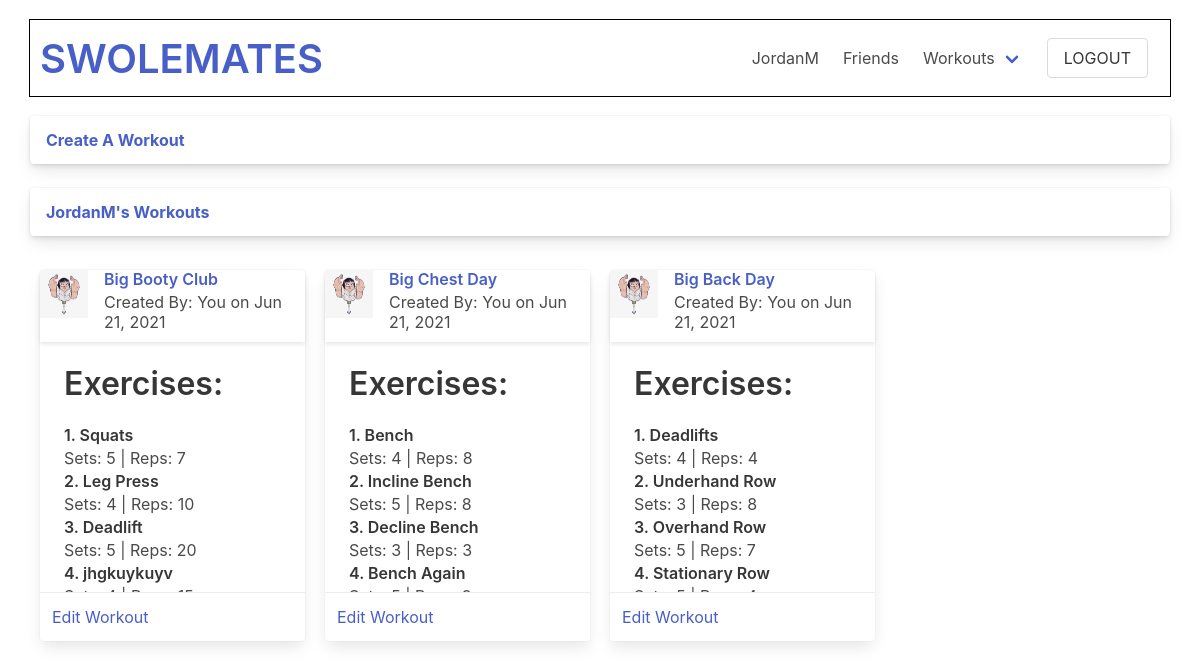
Screenshot of /swolemates/user/JordanM/workouts (signed in) with the database file from the repository.
### swolemates_app/models.py (models this page shows, shortened)
class User(models.Model):
    first_name = models.CharField(max_length = 50)
    last_name = models.CharField(max_length = 50)
    username = models.CharField(max_length=45, unique=True)
    email = models.EmailField(unique=True)
    password = models.CharField(max_length = 60)
    profile_photo = models.ImageField(default='default.png', upload_to = "images/")
    bio = models.TextField(blank=True, null=True)
    fav_exercises = models.TextField(blank=True, null=True)
    objects = UserManager()
    friends = models.ManyToManyField('self', blank=True)
    created_at = models.DateTimeField(auto_now_add=True)
    updated_at = models.DateTimeField(auto_now=True)

class Workout(models.Model):
    name = models.CharField(max_length=50)
    created_by = models.ForeignKey(User, related_name="workouts", on_delete=models.CASCADE)
    liked_by = models.ManyToManyField(User, related_name="liked_workouts", blank=True)
    objects = WorkoutManager()
    created_at = models.DateTimeField(auto_now_add=True)
    updated_at = models.DateTimeField(auto_now=True)

class Exercise(models.Model):
    workout = models.ForeignKey(Workout, related_name="exercises", on_delete=models.CASCADE)
    name = models.CharField(max_length=50)
    set_count = models.IntegerField()
    rep_count = models.IntegerField()
    created_at = models.DateTimeField(auto_now_add=True)
    updated_at = models.DateTimeField(auto_now=True)

### swolemates_app/views.py (the view)
# urls.py: path('swolemates/user/<str:username>/workouts', views.workouts_list),
def workouts_list(request, username):
    user = User.objects.get(id=request.session['user_id'])
    profile = User.objects.get(username=username)
    context = {
        "user": user,
        "profile": profile,
        "workouts": profile.workouts.all()
    }
    return render(request, "workouts_list.html", context)

### swolemates_app/templates/workouts_list.html (shortened to what this page needs)
<!DOCTYPE html>
<html lang="en">
<head>
    <link rel="stylesheet" href="https://cdn.jsdelivr.net/npm/bulma@0.9.3/css/bulma.min.css">
    {% load static %}
    <link rel="stylesheet" href="{% static 'css/lists.css' %}">
</head>
<body>
    <div id="wrapper">
        <nav class="navbar">
            <div class="navbar-brand">
                    <p class="title is-2 is-align-self-center" id="wtf"><a href="/swolemates">SWOLEMATES</a></p>
            </div>
            <div class="navbar-menu navbar-end">
                <a href="/swolemates/user/{{user.username}}" class="navbar-item">
                    {{user.username}}
                </a>
                <a href="/swolemates/user/{{user.username}}/friends" class="navbar-item">
                    Friends
                </a>
                <div class="navbar-item has-dropdown is-hoverable">
                    <a href="/swolemates/user/{{user.username}}/workouts" class="navbar-link">
                        Workouts
                    </a>
                </div>
                <div class="navbar-item">
                    <form action="/logout" method="POST">
                        <input type="submit" value="LOGOUT" class="button" id="logout">
                    </form>
                </div>
            </div>
        </nav>
        <div class="tile is-ancestor">
            <div class="tile is-parent is-12 is-vertical">
                {% if user == profile %}
                    <div class="tile is-child is-12">
                        <div class="card">
                        <header class="card-header">
                            <p class="card-header-title"><a href="/swolemates/workout">Create A Workout</a></p>
                        </header>
                        </div>
                    </div>
                {% endif %}
                <div class="tile is-child is-12">
                    <div class="card">
                    <header class="card-header">
                        <p class="card-header-title"><a href="/swolemates/user/{{profile.username}}">{{profile.username}}'s Workouts</a></p>
                    </header>
                    </div>
                </div>
                {% if workouts %}
                    <div class="tile">
                    {% for workout in workouts %}
                    <div class="tile is-child is-3" id="workout-tile">
                            <div class="card">
                                <div class="card-header" id="workout-header">
                                    <div class="media">
                                        <div class="media-left">
                                            <img src="/media/{{user.profile_photo}}" alt="{{profile.username}}'s profile pic" class="image is-48x48">
                                        </div>
                                        {% if workout.created_by != user %}
                                            <div class="media-content">
                                                <p class="title is-6"><a href="/swolemates/workout/{{workout.id}}">{{ workout.name }}</a></p>
                                                <p class="subtitle is-6">Created By: {{workout.created_by}} on {{workout.created_at|date:"M d, Y"}}</p>
                                            </div>
                                        {% else %}
                                            <div class="media-content">
                                                <p class="title is-6"><a href="/swolemates/workout/{{workout.id}}">{{ workout.name }}</a></p>
                                                <p class="subtitle is-6">Created By: You on {{workout.created_at|date:"M d, Y"}}</p>
                                            </div>
                                        {% endif %}
                                    </div>
                                </div>
                                <div class="card-content" id="workout-tile-exercises">
                                    <p class="title">
                                        Exercises:
                                    </p>
                                        {% for exercise in workout.exercises.all %}
                                            <p class="title is-6">
                                                {{forloop.counter}}. {{exercise.name}}
                                            </p>
                                            <p class="subtitle is-6">Sets: {{exercise.set_count}} | Reps: {{exercise.rep_count}}</p>
                                        {% endfor %}
                                </div>
                                    {% if user == profile %}
                                        <div class="card-footer">
                                            <a href="/swolemates/workout/{{workout.id}}/edit" class="card-footer-item is-justify-content-start">Edit Workout</a>
                                        </div>
                                    {% endif %}
                            </div>
                        </div>
                    {% endfor %}
                {% endif %}
            </div>
            </div>
        </div>
    </div>
</body>
</html>

### swolemates_app/static/css/lists.css (style rules this page uses)
* { margin: 0px; padding: 0px; }
#wrapper { width: 95%; margin: auto; }
.is-ancestor { margin: auto; }
nav { margin: 20px auto; padding: 10px; outline: 1px solid black; }
#wtf { margin-bottom: 0px; padding-bottom: 0px; }
#workout-tile { padding: 10px; }
#workout-tile-exercises { height: 250px; overflow: scroll; }
#workout-header { padding-bottom: 10px; }

### rows the page displays
User: username "JordanM"
Workout: profile_photo (picture), name "Big Booty Club", created_at "Jun 21, 2021"
Exercise: name "Squats", set_count "5", rep_count "7"
Exercise: name "Leg Press", set_count "4", rep_count "10"
Exercise: name "Deadlift", set_count "5", rep_count "20"
Exercise: name "jhgkuykuyv"
Workout: profile_photo (picture), name "Big Chest Day", created_at "Jun 21, 2021"
Exercise: name "Bench", set_count "4", rep_count "8"
Exercise: name "Incline Bench", set_count "5", rep_count "8"
Exercise: name "Decline Bench", set_count "3", rep_count "3"
Exercise: name "Bench Again"
Workout: profile_photo (picture), name "Big Back Day", created_at "Jun 21, 2021"
Exercise: name "Deadlifts", set_count "4", rep_count "4"
Exercise: name "Underhand Row", set_count "3", rep_count "8"
Exercise: name "Overhand Row", set_count "5", rep_count "7"
Exercise: name "Stationary Row"
